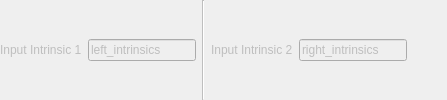
          <widget class="QWidget" name="qwidget_inputIntrinsic" native="true">
           <property name="enabled">
            <bool>false</bool>
           </property>
           <layout class="QHBoxLayout" name="horizontalLayout_19">
            <property name="leftMargin">
             <number>0</number>
            </property>
            <property name="topMargin">
             <number>0</number>
            </property>
            <property name="rightMargin">
             <number>0</number>
            </property>
            <property name="bottomMargin">
             <number>0</number>
            </property>
            <item>
             <widget class="QLabel" name="label_inputIntrinsic1">
              <property name="sizePolicy">
               <sizepolicy hsizetype="Fixed" vsizetype="Preferred">
                <horstretch>0</horstretch>
                <verstretch>0</verstretch>
               </sizepolicy>
              </property>
              <property name="text">
               <string>Input Intrinsic 1</string>
              </property>
             </widget>
            </item>
            <item>
             <widget class="QLineEdit" name="lineEdit_inputIntrinsic1">
              <property name="sizePolicy">
               <sizepolicy hsizetype="Preferred" vsizetype="Fixed">
                <horstretch>0</horstretch>
                <verstretch>0</verstretch>
               </sizepolicy>
              </property>
              <property name="minimumSize">
               <size>
                <width>75</width>
                <height>0</height>
               </size>
              </property>
              <property name="text">
               <string>left_intrinsics</string>
              </property>
             </widget>
            </item>
            <item>
             <widget class="Line" name="line_14">
              <property name="orientation">
               <enum>Qt::Vertical</enum>
              </property>
             </widget>
            </item>
            <item>
             <widget class="QLabel" name="label_9">
              <property name="sizePolicy">
               <sizepolicy hsizetype="Fixed" vsizetype="Preferred">
                <horstretch>0</horstretch>
                <verstretch>0</verstretch>
               </sizepolicy>
              </property>
              <property name="text">
               <string>Input Intrinsic 2</string>
              </property>
             </widget>
            </item>
            <item>
             <widget class="QLineEdit" name="lineEdit_inputIntrinsic2">
              <property name="sizePolicy">
               <sizepolicy hsizetype="Preferred" vsizetype="Fixed">
                <horstretch>0</horstretch>
                <verstretch>0</verstretch>
               </sizepolicy>
              </property>
              <property name="minimumSize">
               <size>
                <width>75</width>
                <height>0</height>
               </size>
              </property>
              <property name="text">
               <string>right_intrinsics</string>
              </property>
             </widget>
            </item>
            <item>
             <spacer name="horizontalSpacer_12">
              <property name="orientation">
               <enum>Qt::Horizontal</enum>
              </property>
              <property name="sizeHint" stdset="0">
               <size>
                <width>40</width>
                <height>20</height>
               </size>
              </property>
             </spacer>
            </item>
           </layout>
          </widget>
